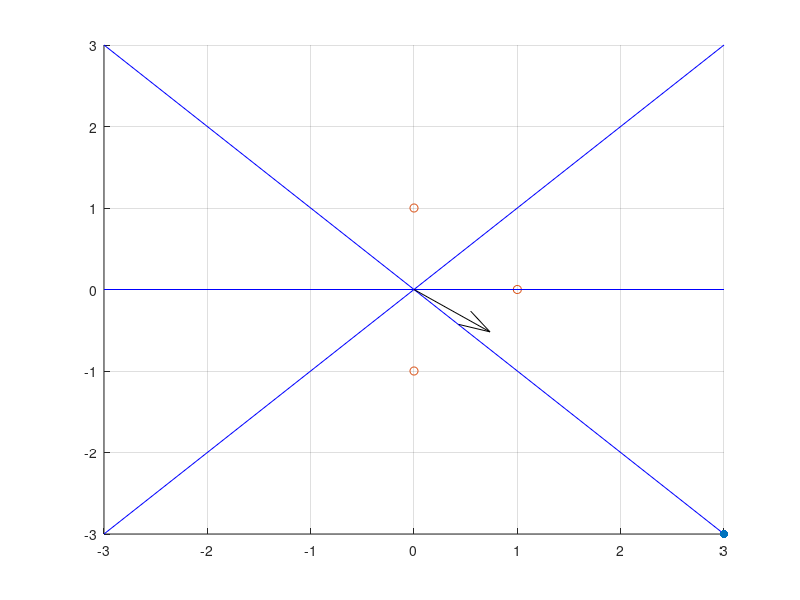

Write the MATLAB code that produced this figure.
clearvars
close all
%quick test to see if cutting the plane method for direction determination
%could work


N_mic = 3;
mic_locs = [1,0; 0,1; 0,-1];
%mic_locs = 1*[cos(2*pi/N_mic*(0:N_mic-1)'), sin(2*pi/N_mic*(0:N_mic-1)')];


%% comute unit distance vectors
vect = zeros(nchoosek(length(mic_locs),2),2);
k = 1;
for i = 1:length(mic_locs)
    for j = i+1:length(mic_locs)
        temp = mic_locs(j,:) - mic_locs(i,:);
        vect(k,:) = temp/norm(temp);
        k = k+1;
    end
end


%% source

source = [3,-3];

%% TOA from mic to source 

TOA = zeros(length(mic_locs),1);
c = 343;

for i = 1:length(mic_locs)
    TOA(i) = norm(source - mic_locs(i,:))/c;
end

TOA = floor(TOA*10000);

%% direction estimation

ang = [0,0];

k = 1;
for i = 1:length(mic_locs)
    for j = i+1:length(mic_locs)
        
        if (TOA(i) > TOA(j))
            ang = ang + vect(k,:);
        else
            ang = ang - vect(k,:);
        end
        k = k+1;
    end
end

ang = ang/norm(ang);



%% plotting
figure

hold on
scatter(source(1), source(2),'k^','filled');
grid


scatter(mic_locs(:,1),mic_locs(:,2),'r+');
k = 1
for i = 1:length(mic_locs)
    for j = i+1:length(mic_locs)
        cent = (mic_locs(i,:)+mic_locs(j,:))./2;
        slope = (mic_locs(j,2)-mic_locs(i,2))/(mic_locs(j,1)-mic_locs(i,1));
        perp = tan( atan(slope)+pi/2); 
        x = [-3,3];
        if perp > 1e10
            x = [0,0];
            y = [-3,3];
        else
            y = (perp*(x-cent(1))+cent(2));
        end
        
        plot(x,y,'b')
        k = k+1';
        
    end
end


quiver(0,0,ang(1), ang(2),'k');


axis([-3, 3, -3, 3]);
